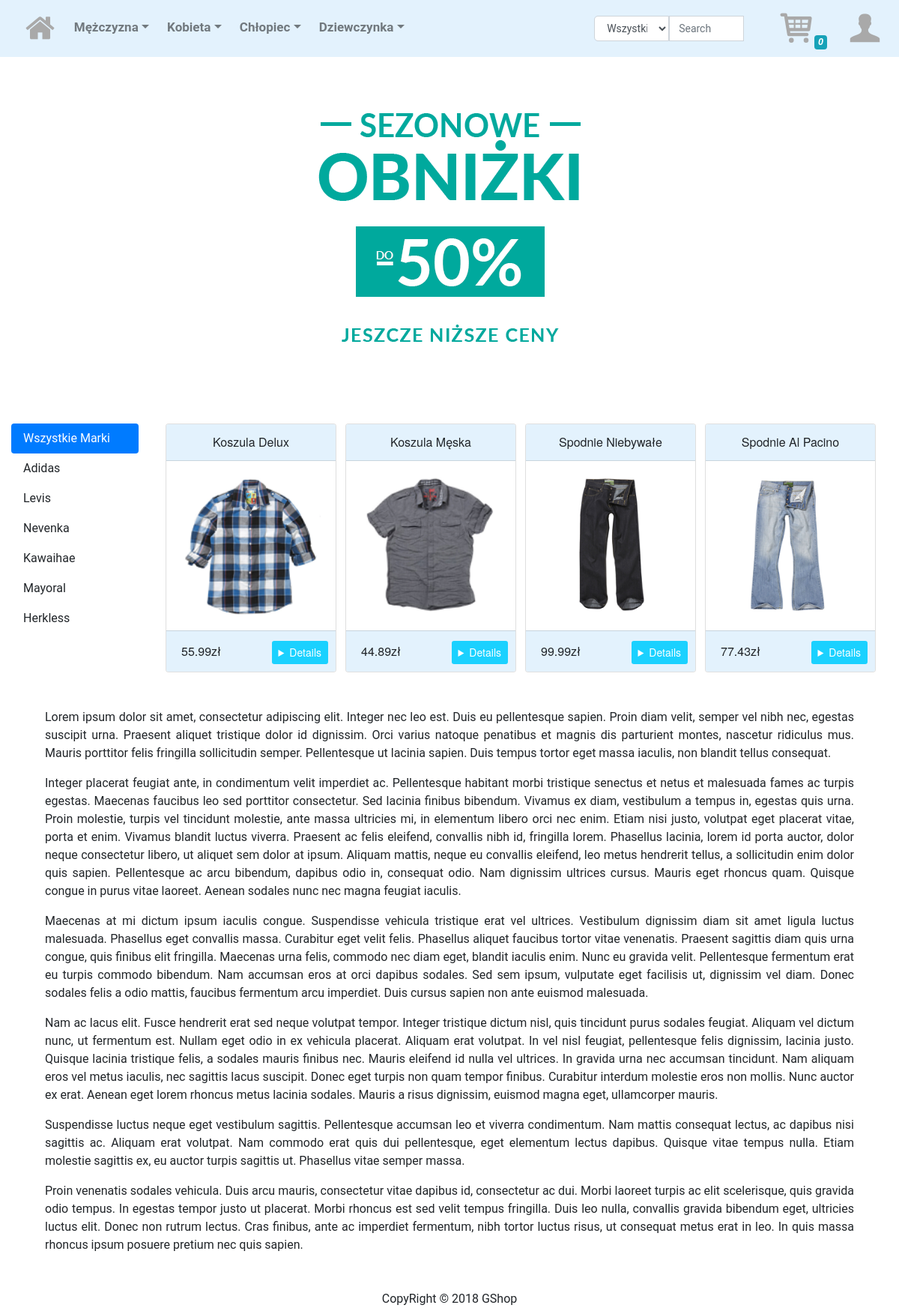
The page / on the database its author committed.
### tables this page shows
CREATE TABLE `category` (
  `id` int(11) NOT NULL,
  `name` varchar(155) NOT NULL,
  `parent` int(11) NOT NULL DEFAULT '0'
);

CREATE TABLE `brand` (
  `id` int(11) NOT NULL,
  `name` varchar(155) NOT NULL
);

CREATE TABLE `product` (
  `id` int(11) NOT NULL,
  `name` varchar(255) NOT NULL,
  `price` decimal(10,2) NOT NULL,
  `brand` int(11) NOT NULL,
  `category` int(11) NOT NULL,
  `image` varchar(255) NOT NULL,
  `size` varchar(255) NOT NULL,
  `feature` tinyint(4) NOT NULL DEFAULT '1',
  `deleted` tinyint(4) NOT NULL DEFAULT '0',
  `description` varchar(255) NOT NULL
);

### includes/main_content.php (the view, shortened to what this page needs)
<link type="text/css" rel="stylesheet" href="css/style_slider.css">
<div class="col-10">
    <div id="slider_wrapper">
        <ul id="slider">
            <?php
            if(isset($_GET['brand']) && !empty($_GET['brand'])){
                $brand = (int)sanitize($_GET['brand']);
                $sql = "SELECT * FROM product WHERE feature=1 AND deleted=0 AND brand='$brand' LIMIT 40";
            }else
                $sql = "SELECT * FROM product WHERE feature=1 AND deleted=0 LIMIT 40";
            $result = mysqli_query($connection, $sql);
            while($row = $result->fetch_assoc()):
            ?>
            <li>
                <div class="card">
                    <div class="card-header text-center"><?=$row['name'];?></div>
                    <div class="card-body to-align-img">
                        <img src="<?=$row['image'];?>" alt="<?=$row['name'];?>">
                    </div>
                    <div class="card-footer">
                        <span class="float-left" style="line-height: 30px;"><?=$row['price'];?>zł</span>
                        <button class="btn btn-sm float-right" data-toggle="modal" data-target="#slider_modal" onclick="summon_modal(<?=$row['id'];?>);"><details></details></button>
                    </div>
                </div>
            </li>
            <?php
            endwhile;
            ?>
        </ul>
    </div>
</div>
</div>
</div>

### includes/head.php (shortened to what this page needs)
<!DOCTYPE html>
<html lang="pl">
<head>
    <link rel="stylesheet" type="text/css" href="libraries/Bootstrap/bootstrap.min.css">
    <link rel="stylesheet" type="text/css" href="libraries/jQuery_UI/jquery-ui.min.css">
    <link rel="stylesheet" type="text/css" href="css/style.css">
    <link rel="stylesheet" type="text/css" href="font/fontello/css/edit.css">
</head>
<body>

### includes/menu.php (shortened to what this page needs)
<nav class="navbar navbar-expand-xl navbar-light sticky-top" style="background: #e3f2fd;" id="menu">
    <div class="collapse navbar-collapse" id="mainNav">
        <ul class="navbar-nav mr-auto" id="menu_list" >
            <li class="nav-item active">
                <a class="nav-link" href="index.php"><i class="icon-home myicon"></i></a>
            </li>
            <?php
            $sql = "SELECT * FROM category WHERE parent=0";
            $result = mysqli_query($connection, $sql);
            while($row = $result->fetch_assoc()):
            ?>
            <li class="nav-item dropdown"><a class="nav-link dropdown-toggle mr-2" data-toggle="dropdown" href="#" id="men_toggle"><?=$row['name'];?></a>
            </li>
            <?php
            endwhile;
            ?>
        </ul>
    </div>
    <form class="form-inline" style="margin-right: 40px;" id="f_form">
        <select class="form-control" id="select_form" onchange="search_filter();">
            <option value="0">Wszystkie działy</option>
        </select>
        <input class="form-control " type="search" placeholder="Search" id="search" onkeyup="search_filter();">
    </form>
    <div><a href="#"><i class="icon-basket myicon"><span class="badge badge-info mr-3" id="badge">0</span></i></a></div>
    <div class="dropdown"><a href="#" class="dropdown-toggle" data-toggle="dropdown" id="account_user"><i id="user_icon" class="icon-user myicon"></i></a>
    </div>
</nav>

### includes/main_img.php
<link type="text/css" rel="stylesheet" href="css/style_main_img.css">
<div id="main_img">
    <img src="img/main_img/01.png" alt="Sezonowe obniżki cen">
</div>

### includes/left_sidebar.php
<div class="container-fluid mt-5 mb-5">
    <div class="row">
        <div class="col-2">
            <ul class="nav nav-pills flex-column" id="left_sidebar">
                <li class="nav-item">
                    <div class="nav-link active pointer" onclick="select_table(0, 'brand')">Wszystkie Marki</div>
                </li>
                <?php
                $sql = "SELECT * FROM brand";
                $result = mysqli_query($connection, $sql);
                while($row = $result->fetch_assoc()):
                ?>
                <li class="nav-item"><div onclick="select_table(<?=$row['id'];?>, 'brand');" class="nav-link pointer"><?=$row['name'];?></div></li>
                <?php
                endwhile;
                ?>
            </ul>
        </div>

### index.php (shortened to what this page needs)
<?php
include "includes/head.php";
include "includes/menu.php";
include "includes/main_img.php";
include "includes/left_sidebar.php";
include "includes/main_content.php";
?>
<div style="margin: 0 5%; text-align: justify;">
    <p>Lorem ipsum dolor sit amet, consectetur adipiscing elit. Integer nec leo est. Duis eu pellentesque sapien. Proin diam velit, semper vel nibh nec, egestas suscipit urna. Praesent aliquet tristique dolor id dignissim. Orci varius natoque penatibus et magnis dis parturient montes, nascetur ridiculus mus. Mauris porttitor felis fringilla sollicitudin semper. Pellentesque ut lacinia sapien. Duis tempus tortor eget massa iaculis, non blandit tellus consequat.</p>
    <p>Integer placerat feugiat ante, in condimentum velit imperdiet ac. Pellentesque habitant morbi tristique senectus et netus et malesuada fames ac turpis egestas. Maecenas faucibus leo sed porttitor consectetur. Sed lacinia finibus bibendum. Vivamus ex diam, vestibulum a tempus in, egestas quis urna. Proin molestie, turpis vel tincidunt molestie, ante massa ultricies mi, in elementum libero orci nec enim. Etiam nisi justo, volutpat eget placerat vitae, porta et enim. Vivamus blandit luctus viverra. Praesent ac felis eleifend, convallis nibh id, fringilla lorem. Phasellus lacinia, lorem id porta auctor, dolor neque consectetur libero, ut aliquet sem dolor at ipsum. Aliquam mattis, neque eu convallis eleifend, leo metus hendrerit tellus, a sollicitudin enim dolor quis sapien. Pellentesque ac arcu bibendum, dapibus odio in, consequat odio. Nam dignissim ultrices cursus. Mauris eget rhoncus quam. Quisque congue in purus vitae laoreet. Aenean sodales nunc nec magna feugiat iaculis.</p>
    <p>Maecenas at mi dictum ipsum iaculis congue. Suspendisse vehicula tristique erat vel ultrices. Vestibulum dignissim diam sit amet ligula luctus malesuada. Phasellus eget convallis massa. Curabitur eget velit felis. Phasellus aliquet faucibus tortor vitae venenatis. Praesent sagittis diam quis urna congue, quis finibus elit fringilla. Maecenas urna felis, commodo nec diam eget, blandit iaculis enim. Nunc eu gravida velit. Pellentesque fermentum erat eu turpis commodo bibendum. Nam accumsan eros at orci dapibus sodales. Sed sem ipsum, vulputate eget facilisis ut, dignissim vel diam. Donec sodales felis a odio mattis, faucibus fermentum arcu imperdiet. Duis cursus sapien non ante euismod malesuada.</p>
    <p>Nam ac lacus elit. Fusce hendrerit erat sed neque volutpat tempor. Integer tristique dictum nisl, quis tincidunt purus sodales feugiat. Aliquam vel dictum nunc, ut fermentum est. Nullam eget odio in ex vehicula placerat. Aliquam erat volutpat. In vel nisl feugiat, pellentesque felis dignissim, lacinia justo. Quisque lacinia tristique felis, a sodales mauris finibus nec. Mauris eleifend id nulla vel ultrices. In gravida urna nec accumsan tincidunt. Nam aliquam eros vel metus iaculis, nec sagittis lacus suscipit. Donec eget turpis non quam tempor finibus. Curabitur interdum molestie eros non mollis. Nunc auctor ex erat. Aenean eget lorem rhoncus metus lacinia sodales. Mauris a risus dignissim, euismod magna eget, ullamcorper mauris.</p>
    <p>Suspendisse luctus neque eget vestibulum sagittis. Pellentesque accumsan leo et viverra condimentum. Nam mattis consequat lectus, ac dapibus nisi sagittis ac. Aliquam erat volutpat. Nam commodo erat quis dui pellentesque, eget elementum lectus dapibus. Quisque vitae tempus nulla. Etiam molestie sagittis ex, eu auctor turpis sagittis ut. Phasellus vitae semper massa.</p>
    <p>Proin venenatis sodales vehicula. Duis arcu mauris, consectetur vitae dapibus id, consectetur ac dui. Morbi laoreet turpis ac elit scelerisque, quis gravida odio tempus. In egestas tempor justo ut placerat. Morbi rhoncus est sed velit tempus fringilla. Duis leo nulla, convallis gravida bibendum eget, ultricies luctus elit. Donec non rutrum lectus. Cras finibus, ante ac imperdiet fermentum, nibh tortor luctus risus, ut consequat metus erat in leo. In quis massa rhoncus ipsum posuere pretium nec quis sapien.</p>
<?php
include 'includes/footer.php';

### includes/footer.php (shortened to what this page needs)
<footer class="text-center mt-5">CopyRight &copy; 2018 GShop</footer>
</body>
</html>

### css/style.css (style rules this page uses)
body { font-family: Roboto,Arial,Tahoma,sans-serif; margin: 0; padding: 0; }
#badge { right: 5px; position: relative; top: 8px; }
#menu { font-size: 17px; font-weight: bold; }
#menu_list li:not(:first-child) { margin-top: 8px; }
#search { -webkit-border-radius: 0; -moz-border-radius: 0; border-radius: 0; }
#select_form { -webkit-border-radius: 5px 0 0 5px; -moz-border-radius: 5px 0 0 5px; border-radius: 5px 0 0 5px; }
@media screen and (max-width: 800px), (min-width: 1200px) and (max-width: 1300px) { #select_form, #search { width: 100px; font-size: 14px; height: 34px; } }
#account_user::after { display: none; }
.myicon { color: darkgray; }

### css/style_main_img.css (style rules this page uses)
* { margin: 0; padding: 0; }
#main_img { margin: 0 auto; width: 100%; height: 66.66%; }
#main_img > img { width: 100%; height: 100%; }
@media screen and (min-width: 500px) { #main_img { margin: 40px auto 80px auto; width: 434px; height: 369px; } }

### css/style_slider.css (style rules this page uses)
#slider_wrapper { font-family: "Helvetica Neue", Helvetica, Arial, sans-serif; width: 80vw; height: auto; overflow: hidden; display: block; }
#slider { left: 0; width: 2000%; height: 100%; list-style-type: none; -webkit-transition: transform 0.8s ease-in-out; -moz-transition: transform 0.8s ease-in-out; -ms-transition: transform 0.8s ease-in-out; -o-transition: transform 0.8s ease-in-out; transition: transform 0.8s ease-in-out; }
#slider > li { height: 100%; width: 14vw; padding: 0 0.5vw; float: left; }
#slider > li > div { height: 100%; }
#slider > li > div > div:nth-child(2n+1) { background: #e3f2fd; }
#slider img { width: 100%; height: auto; }
#slider .btn { background: #1ad1ff; color: white; position: absolute; right: 10px; bottom: 10px; }

### rows shown on the page
category: name "Mężczyzna"
category: name "Kobieta"
category: name "Chłopiec"
category: name "Dziewczynka"
brand: name "Adidas"
brand: name "Levis"
brand: name "Nevenka"
brand: name "Kawaihae"
brand: name "Mayoral"
brand: name "Herkless"
product: name "Koszula Delux", image (picture), price "55.99"
product: name "Koszula Męska", image (picture), price "44.89"
product: name "Spodnie Niebywałe", image (picture), price "99.99"
product: name "Spodnie Al Pacino", image (picture), price "77.43"
